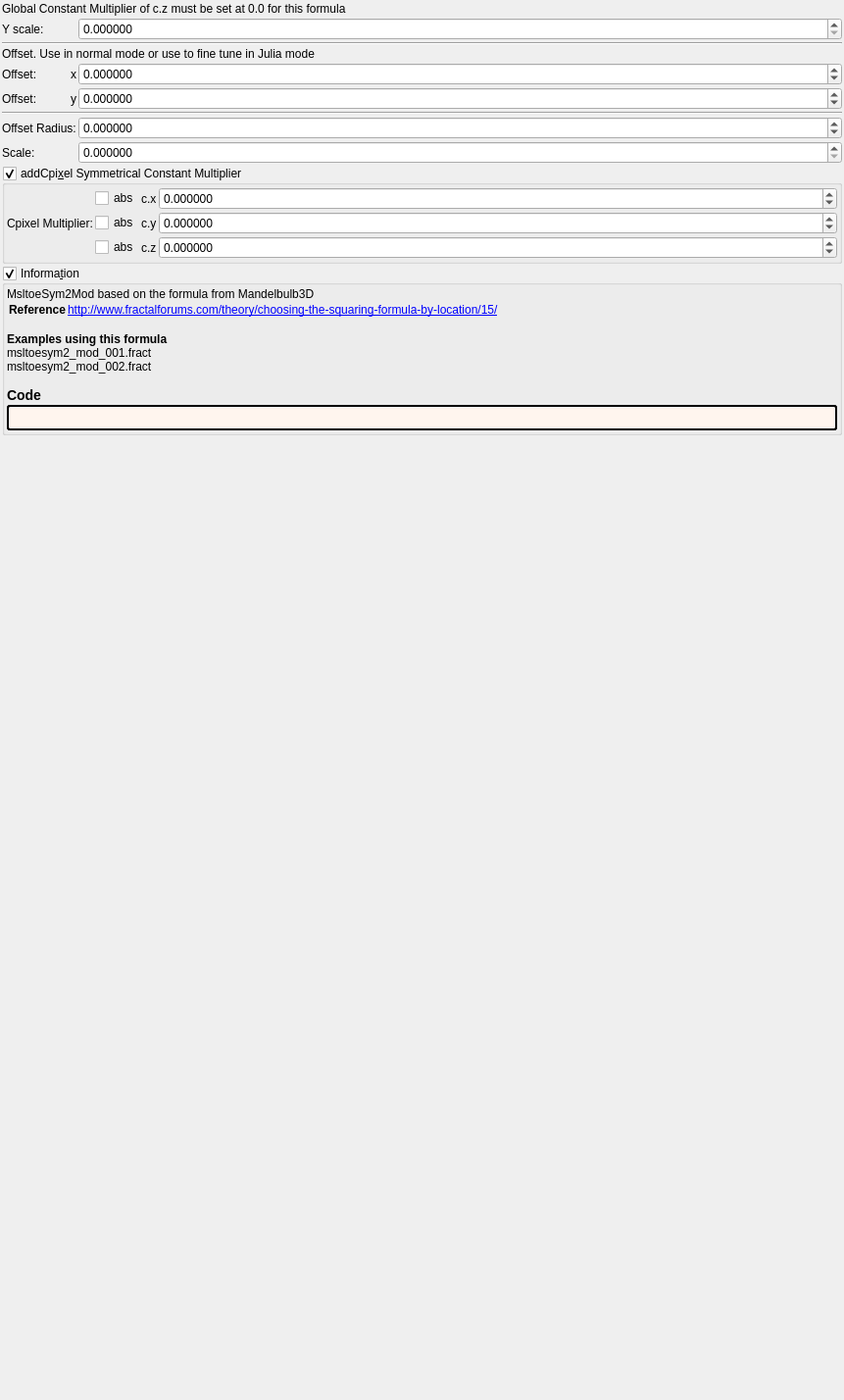
<?xml version="1.0" encoding="UTF-8"?>
<ui version="4.0">
 <class>msltoe_sym2_mod</class>
 <widget class="QWidget" name="Form">
  <property name="geometry">
   <rect>
    <x>0</x>
    <y>0</y>
    <width>861</width>
    <height>1428</height>
   </rect>
  </property>
  <property name="windowTitle">
   <string notr="true">msltoe_sym2_mod</string>
  </property>
  <layout class="QVBoxLayout" name="verticalLayout">
   <property name="spacing">
    <number>2</number>
   </property>
   <property name="leftMargin">
    <number>2</number>
   </property>
   <property name="topMargin">
    <number>2</number>
   </property>
   <property name="rightMargin">
    <number>2</number>
   </property>
   <property name="bottomMargin">
    <number>2</number>
   </property>
   <item>
    <layout class="QGridLayout" name="gridLayout_64" columnstretch="0,0,0,1">
     <property name="spacing">
      <number>2</number>
     </property>
     <item row="1" column="3">
      <widget class="MyDoubleSpinBox" name="spinbox_transf_scale">
       <property name="sizePolicy">
        <sizepolicy hsizetype="Minimum" vsizetype="Maximum">
         <horstretch>0</horstretch>
         <verstretch>0</verstretch>
        </sizepolicy>
       </property>
       <property name="prefix">
        <string/>
       </property>
       <property name="suffix">
        <string/>
       </property>
       <property name="decimals">
        <number>6</number>
       </property>
       <property name="minimum">
        <double>0.000000000000000</double>
       </property>
       <property name="maximum">
        <double>9.999000000000001</double>
       </property>
       <property name="singleStep">
        <double>0.100000000000000</double>
       </property>
      </widget>
     </item>
     <item row="4" column="2">
      <widget class="QLabel" name="label_257">
       <property name="text">
        <string notr="true">x</string>
       </property>
       <property name="alignment">
        <set>Qt::AlignRight|Qt::AlignTrailing|Qt::AlignVCenter</set>
       </property>
      </widget>
     </item>
     <item row="5" column="3">
      <widget class="MyDoubleSpinBox" name="spinbox3_transf_addition_constant_y">
       <property name="sizePolicy">
        <sizepolicy hsizetype="Minimum" vsizetype="Maximum">
         <horstretch>0</horstretch>
         <verstretch>0</verstretch>
        </sizepolicy>
       </property>
       <property name="prefix">
        <string/>
       </property>
       <property name="suffix">
        <string/>
       </property>
       <property name="decimals">
        <number>6</number>
       </property>
       <property name="minimum">
        <double>-99.989999999999995</double>
       </property>
       <property name="maximum">
        <double>99.989999999999995</double>
       </property>
       <property name="singleStep">
        <double>0.100000000000000</double>
       </property>
      </widget>
     </item>
     <item row="0" column="1" colspan="3">
      <widget class="QLabel" name="label_2">
       <property name="text">
        <string>Global Constant Multiplier of c.z must be set at 0.0 for this formula</string>
       </property>
       <property name="wordWrap">
        <bool>true</bool>
       </property>
      </widget>
     </item>
     <item row="4" column="3">
      <widget class="MyDoubleSpinBox" name="spinbox3_transf_addition_constant_x">
       <property name="sizePolicy">
        <sizepolicy hsizetype="Minimum" vsizetype="Maximum">
         <horstretch>0</horstretch>
         <verstretch>0</verstretch>
        </sizepolicy>
       </property>
       <property name="prefix">
        <string/>
       </property>
       <property name="suffix">
        <string/>
       </property>
       <property name="decimals">
        <number>6</number>
       </property>
       <property name="minimum">
        <double>-99.989999999999995</double>
       </property>
       <property name="maximum">
        <double>99.989999999999995</double>
       </property>
       <property name="singleStep">
        <double>0.100000000000000</double>
       </property>
      </widget>
     </item>
     <item row="2" column="1" colspan="3">
      <widget class="Line" name="line_56">
       <property name="orientation">
        <enum>Qt::Horizontal</enum>
       </property>
      </widget>
     </item>
     <item row="4" column="1">
      <widget class="QLabel" name="label_268">
       <property name="text">
        <string>Offset:</string>
       </property>
      </widget>
     </item>
     <item row="5" column="1">
      <widget class="QLabel" name="label_267">
       <property name="text">
        <string>Offset:</string>
       </property>
      </widget>
     </item>
     <item row="5" column="2">
      <widget class="QLabel" name="label_264">
       <property name="text">
        <string notr="true">y</string>
       </property>
       <property name="alignment">
        <set>Qt::AlignRight|Qt::AlignTrailing|Qt::AlignVCenter</set>
       </property>
      </widget>
     </item>
     <item row="1" column="1" colspan="2">
      <widget class="QLabel" name="label_8">
       <property name="text">
        <string>Y scale:</string>
       </property>
      </widget>
     </item>
     <item row="3" column="1" colspan="3">
      <widget class="QLabel" name="label">
       <property name="text">
        <string>Offset. Use in normal mode or use to fine tune in Julia mode</string>
       </property>
       <property name="wordWrap">
        <bool>true</bool>
       </property>
      </widget>
     </item>
     <item row="7" column="1" colspan="2">
      <widget class="QLabel" name="label_146">
       <property name="text">
        <string>Offset Radius:</string>
       </property>
      </widget>
     </item>
     <item row="8" column="1" colspan="2">
      <widget class="QLabel" name="label_147">
       <property name="text">
        <string>Scale:</string>
       </property>
      </widget>
     </item>
     <item row="7" column="3">
      <widget class="MyDoubleSpinBox" name="spinbox_transf_offset">
       <property name="sizePolicy">
        <sizepolicy hsizetype="Minimum" vsizetype="Maximum">
         <horstretch>0</horstretch>
         <verstretch>0</verstretch>
        </sizepolicy>
       </property>
       <property name="prefix">
        <string/>
       </property>
       <property name="suffix">
        <string/>
       </property>
       <property name="decimals">
        <number>6</number>
       </property>
       <property name="minimum">
        <double>-99.998999999999995</double>
       </property>
       <property name="maximum">
        <double>99.998999999999995</double>
       </property>
       <property name="singleStep">
        <double>0.100000000000000</double>
       </property>
      </widget>
     </item>
     <item row="8" column="3">
      <widget class="MyDoubleSpinBox" name="spinbox_transf_scale_1">
       <property name="sizePolicy">
        <sizepolicy hsizetype="Minimum" vsizetype="Maximum">
         <horstretch>0</horstretch>
         <verstretch>0</verstretch>
        </sizepolicy>
       </property>
       <property name="prefix">
        <string/>
       </property>
       <property name="suffix">
        <string/>
       </property>
       <property name="decimals">
        <number>6</number>
       </property>
       <property name="minimum">
        <double>0.000000000000000</double>
       </property>
       <property name="maximum">
        <double>99.998999999999995</double>
       </property>
       <property name="singleStep">
        <double>0.100000000000000</double>
       </property>
      </widget>
     </item>
     <item row="6" column="1" colspan="3">
      <widget class="Line" name="line_59">
       <property name="orientation">
        <enum>Qt::Horizontal</enum>
       </property>
      </widget>
     </item>
    </layout>
   </item>
   <item>
    <widget class="MyGroupBox" name="groupCheck_transf_addCpixel_enabled_false">
     <property name="toolTip">
      <string>&lt;html&gt;&lt;head/&gt;&lt;body&gt;&lt;p&gt;Cpixel is CVector3 c = ( c.x, c.y, c.z). It is each original point (pixel) in 3D space where the iteration starts from, ( c = original z for each point .) It is commonly found in formula structures z = f(z) + c.&lt;/p&gt;&lt;p&gt;The Cpixel multiplier effectively scales this point &amp;quot;c&amp;quot; towards the origin.&lt;/p&gt;&lt;p&gt;This transform allows the addition or subtraction of Cpixel, dependent on whether z is postive or negative.&lt;/p&gt;&lt;p&gt;e.g if &lt;span style=&quot; font-style:italic;&quot;&gt;z.x&lt;/span&gt; is positive then &lt;span style=&quot; font-style:italic;&quot;&gt;fabs(c.x)&lt;/span&gt; is added, if &lt;span style=&quot; font-style:italic;&quot;&gt;z.x&lt;/span&gt; is negative then &lt;span style=&quot; font-style:italic;&quot;&gt;fabs(c)&lt;/span&gt; is subtracted. &lt;/p&gt;&lt;p&gt;Also try negative addCpixel constant multipliers.&lt;/p&gt;&lt;p&gt;If checkBoxes are disabled then Cpixel remains signed.&lt;/p&gt;&lt;p&gt;&lt;br/&gt;&lt;/p&gt;&lt;/body&gt;&lt;/html&gt;</string>
     </property>
     <property name="title">
      <string>addCpi&amp;xel Symmetrical Constant Multiplier</string>
     </property>
     <property name="checkable">
      <bool>true</bool>
     </property>
     <layout class="QVBoxLayout" name="verticalLayout_49">
      <property name="spacing">
       <number>2</number>
      </property>
      <property name="leftMargin">
       <number>2</number>
      </property>
      <property name="topMargin">
       <number>2</number>
      </property>
      <property name="rightMargin">
       <number>2</number>
      </property>
      <property name="bottomMargin">
       <number>2</number>
      </property>
      <item>
       <layout class="QGridLayout" name="gridLayout_23" columnstretch="0,0,0,1">
        <property name="spacing">
         <number>2</number>
        </property>
        <item row="0" column="3">
         <widget class="MyDoubleSpinBox" name="spinbox3_transf_constant_multiplier_000_x">
          <property name="sizePolicy">
           <sizepolicy hsizetype="Minimum" vsizetype="Maximum">
            <horstretch>0</horstretch>
            <verstretch>0</verstretch>
           </sizepolicy>
          </property>
          <property name="prefix">
           <string/>
          </property>
          <property name="suffix">
           <string/>
          </property>
          <property name="decimals">
           <number>6</number>
          </property>
          <property name="minimum">
           <double>-99.989999999999995</double>
          </property>
          <property name="maximum">
           <double>99.989999999999995</double>
          </property>
          <property name="singleStep">
           <double>0.100000000000000</double>
          </property>
         </widget>
        </item>
        <item row="0" column="2">
         <widget class="QLabel" name="label_109">
          <property name="text">
           <string notr="true">c.x</string>
          </property>
         </widget>
        </item>
        <item row="1" column="3">
         <widget class="MyDoubleSpinBox" name="spinbox3_transf_constant_multiplier_000_y">
          <property name="sizePolicy">
           <sizepolicy hsizetype="Minimum" vsizetype="Maximum">
            <horstretch>0</horstretch>
            <verstretch>0</verstretch>
           </sizepolicy>
          </property>
          <property name="prefix">
           <string/>
          </property>
          <property name="suffix">
           <string/>
          </property>
          <property name="decimals">
           <number>6</number>
          </property>
          <property name="minimum">
           <double>-99.989999999999995</double>
          </property>
          <property name="maximum">
           <double>99.989999999999995</double>
          </property>
          <property name="singleStep">
           <double>0.100000000000000</double>
          </property>
         </widget>
        </item>
        <item row="2" column="3">
         <widget class="MyDoubleSpinBox" name="spinbox3_transf_constant_multiplier_000_z">
          <property name="sizePolicy">
           <sizepolicy hsizetype="Minimum" vsizetype="Maximum">
            <horstretch>0</horstretch>
            <verstretch>0</verstretch>
           </sizepolicy>
          </property>
          <property name="prefix">
           <string/>
          </property>
          <property name="suffix">
           <string/>
          </property>
          <property name="decimals">
           <number>6</number>
          </property>
          <property name="minimum">
           <double>-99.989999999999995</double>
          </property>
          <property name="maximum">
           <double>99.989999999999995</double>
          </property>
          <property name="singleStep">
           <double>0.100000000000000</double>
          </property>
         </widget>
        </item>
        <item row="1" column="2">
         <widget class="QLabel" name="label_110">
          <property name="text">
           <string notr="true">c.y</string>
          </property>
         </widget>
        </item>
        <item row="2" column="2">
         <widget class="QLabel" name="label_111">
          <property name="text">
           <string notr="true">c.z</string>
          </property>
         </widget>
        </item>
        <item row="2" column="1">
         <widget class="QCheckBox" name="checkBox_transf_function_enabledz">
          <property name="text">
           <string notr="true">abs</string>
          </property>
         </widget>
        </item>
        <item row="0" column="1">
         <widget class="QCheckBox" name="checkBox_transf_function_enabledx">
          <property name="text">
           <string notr="true">abs</string>
          </property>
         </widget>
        </item>
        <item row="1" column="1">
         <widget class="QCheckBox" name="checkBox_transf_function_enabledy">
          <property name="text">
           <string notr="true">abs</string>
          </property>
         </widget>
        </item>
        <item row="1" column="0">
         <widget class="QLabel" name="label_112">
          <property name="text">
           <string>Cpixel Multiplier:</string>
          </property>
         </widget>
        </item>
       </layout>
      </item>
     </layout>
    </widget>
   </item>
   <item>
    <widget class="MyGroupBox" name="groupCheck_info">
     <property name="title">
      <string>Informa&amp;tion</string>
     </property>
     <property name="flat">
      <bool>false</bool>
     </property>
     <property name="checkable">
      <bool>true</bool>
     </property>
     <layout class="QVBoxLayout" name="verticalLayout_2">
      <property name="spacing">
       <number>2</number>
      </property>
      <property name="leftMargin">
       <number>2</number>
      </property>
      <property name="topMargin">
       <number>2</number>
      </property>
      <property name="rightMargin">
       <number>2</number>
      </property>
      <property name="bottomMargin">
       <number>2</number>
      </property>
      <item>
       <widget class="QLabel" name="label_information_general">
        <property name="text">
         <string notr="true">&lt;p&gt;MsltoeSym2Mod based on the formula from Mandelbulb3D&lt;/p&gt;&lt;table&gt;
&lt;tr&gt;&lt;th&gt;Reference&lt;/th&gt;&lt;td&gt;&lt;a href=&quot;http://www.fractalforums.com/theory/choosing-the-squaring-formula-by-location/15/&quot;&gt;http://www.fractalforums.com/theory/choosing-the-squaring-formula-by-location/15/&lt;br&gt;
&lt;/td&gt;&lt;/tr&gt;
&lt;/table&gt;
&lt;br&gt;&lt;b&gt;Examples using this formula&lt;/b&gt;&lt;br&gt;msltoesym2_mod_001.fract&lt;br&gt;msltoesym2_mod_002.fract&lt;h3&gt;Code&lt;/h3&gt;</string>
        </property>
        <property name="wordWrap">
         <bool>true</bool>
        </property>
        <property name="openExternalLinks">
         <bool>true</bool>
        </property>
        <property name="textInteractionFlags">
         <set>Qt::LinksAccessibleByMouse|Qt::TextSelectableByMouse</set>
        </property>
       </widget>
      </item>
      <item>
       <widget class="QLabel" name="label_code_content">
        <property name="styleSheet">
         <string notr="true">border-style: outset; border-width: 2px; border-radius: 3px; border-color: black; background-color: #fff5ee; padding: 4px;</string>
        </property>
        <property name="text">
         <string notr="true"></string>
        </property>
        <property name="wordWrap">
         <bool>true</bool>
        </property>
        <property name="openExternalLinks">
         <bool>true</bool>
        </property>
        <property name="textInteractionFlags">
         <set>Qt::LinksAccessibleByMouse|Qt::TextSelectableByMouse</set>
        </property>
       </widget>
      </item>
     </layout>
    </widget>
   </item>
   <item>
    <spacer name="verticalSpacer">
     <property name="orientation">
      <enum>Qt::Vertical</enum>
     </property>
     <property name="sizeHint" stdset="0">
      <size>
       <width>20</width>
       <height>40</height>
      </size>
     </property>
    </spacer>
   </item>
  </layout>
 </widget>
 <customwidgets>
  <customwidget>
   <class>MyDoubleSpinBox</class>
   <extends>QDoubleSpinBox</extends>
   <header>my_double_spin_box.h</header>
  </customwidget>
  <customwidget>
   <class>MyGroupBox</class>
   <extends>QGroupBox</extends>
   <header>my_group_box.h</header>
   <container>1</container>
  </customwidget>
 </customwidgets>
 <tabstops>
  <tabstop>spinbox_transf_scale</tabstop>
  <tabstop>spinbox3_transf_addition_constant_x</tabstop>
  <tabstop>spinbox3_transf_addition_constant_y</tabstop>
  <tabstop>spinbox_transf_offset</tabstop>
  <tabstop>spinbox_transf_scale_1</tabstop>
  <tabstop>groupCheck_transf_addCpixel_enabled_false</tabstop>
  <tabstop>checkBox_transf_function_enabledx</tabstop>
  <tabstop>spinbox3_transf_constant_multiplier_000_x</tabstop>
  <tabstop>checkBox_transf_function_enabledy</tabstop>
  <tabstop>spinbox3_transf_constant_multiplier_000_y</tabstop>
  <tabstop>checkBox_transf_function_enabledz</tabstop>
  <tabstop>spinbox3_transf_constant_multiplier_000_z</tabstop>
  <tabstop>groupCheck_info</tabstop>
 </tabstops>
 <resources/>
 <connections/>
</ui>
